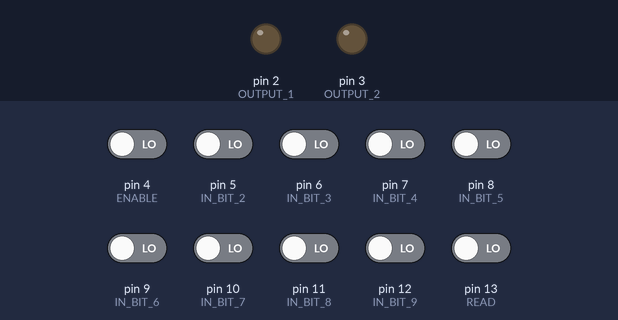
Bench run of a sketch on a simulated Arduino Uno, built with avr-gcc and run on an emulated ATmega328P. Parts: output pins drawn as LEDs (lit = HIGH). Dashed ring = blinking. Inputs (shaded band) come from the test bench; at power-on: pin 4 (ENABLE), pin 5 (IN_BIT_2), pin 6 (IN_BIT_3), pin 7 (IN_BIT_4), pin 8 (IN_BIT_5), pin 9 (IN_BIT_6), pin 10 (IN_BIT_7), pin 11 (IN_BIT_8), pin 12 (IN_BIT_9), pin 13 (READ) LOW.

Above: at 1.2 s.
1.3 s: pin 4 (ENABLE) driven HIGH
At 1.41 s:
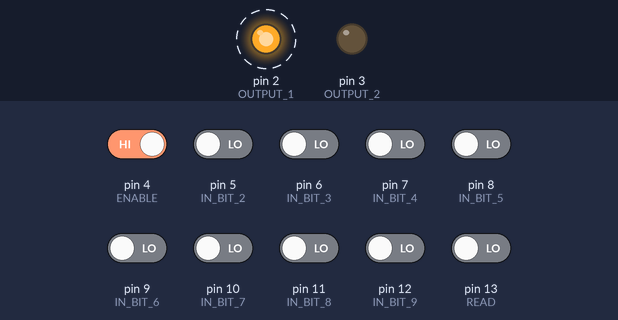
4.3 s: pin 13 (READ) driven HIGH
6.0 s: pin 4 (ENABLE) driven LOW
At 7.2 s:
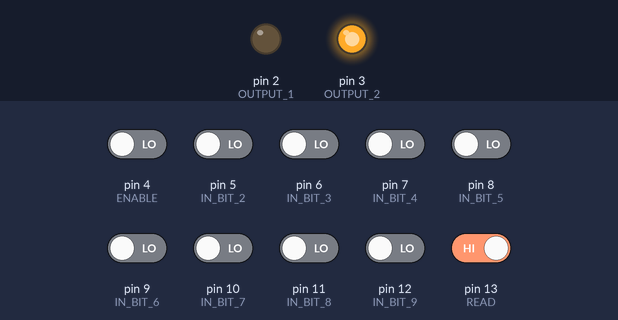
7.5 s: pin 4 (ENABLE) driven HIGH and pin 5 (IN_BIT_2) driven HIGH
At 7.6 s:
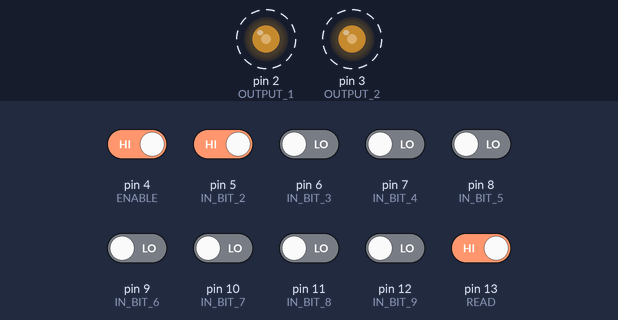
10.5 s: pin 6 (IN_BIT_3) driven HIGH
At 11.2 s:
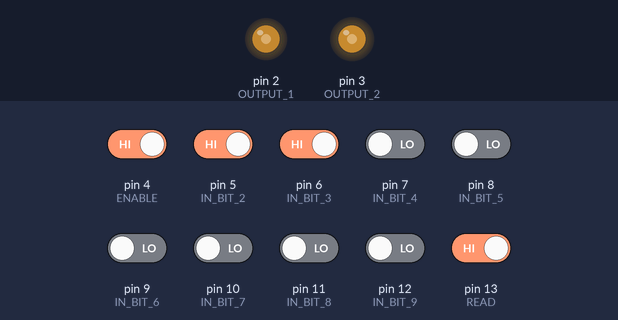
13.5 s: pin 7 (IN_BIT_4) driven HIGH
Timing chart, 0 to 62.9 s (numbered marks = the images above; inputs shaded):
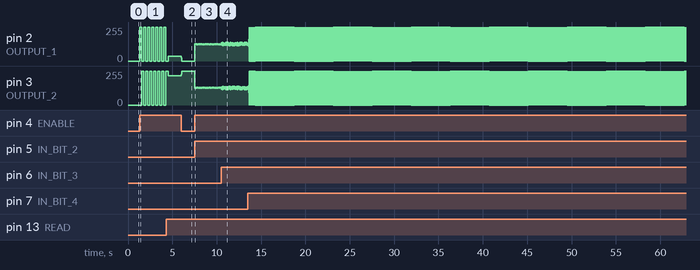

The sketch:

pokeEggHatcher.ino
```cpp
/* Output pins for the solenoid */
#define OUTPUT_1 2
#define OUTPUT_2 3

/* Input pins to set the delay time */
// We will always set bit 1 to LOW in order to make another pin available
#define IN_BIT_2 5
#define IN_BIT_3 6
#define IN_BIT_4 7
#define IN_BIT_5 8
#define IN_BIT_6 9
#define IN_BIT_7 10
#define IN_BIT_8 11
#define IN_BIT_9 12

/* Input to determine whether to read new delay time */
#define READ 13

/* Input to determine whether to run the bouncer */
#define ENABLE 4

/* Set up max runtime */
#define MAX_RUNTIME_MIN 90

/* Time control vars */
unsigned int delayTime;
unsigned int ms;
unsigned int seconds;
unsigned int minutes;

void calcRuntime();
unsigned int readInput();

void setup()
{
  delayTime = 228; // This seems good for bouncing an iPhone 6s-8
  ms = 0;
  seconds = 0;
  minutes = 0;

  pinMode(OUTPUT_1, OUTPUT);
  pinMode(OUTPUT_2, OUTPUT);
  pinMode(ENABLE, INPUT);
  pinMode(IN_BIT_2, INPUT);
  pinMode(IN_BIT_3, INPUT);
  pinMode(IN_BIT_4, INPUT);
  pinMode(IN_BIT_5, INPUT);
  pinMode(IN_BIT_6, INPUT);
  pinMode(IN_BIT_7, INPUT);
  pinMode(IN_BIT_8, INPUT);
  pinMode(IN_BIT_9, INPUT);
  pinMode(READ, INPUT);
}

void loop()
{
  bool enabled = digitalRead(ENABLE);

  // Setting this pin HIGH allows infinite runtime
  if(digitalRead(READ) == HIGH) {
    ms = 0;
    seconds = 0;
    minutes = 0;
    delayTime = readInput();
  }
  if(enabled && minutes < MAX_RUNTIME_MIN) {
    digitalWrite(OUTPUT_1, HIGH);
    digitalWrite(OUTPUT_2, LOW);
    delay(delayTime);
    digitalWrite(OUTPUT_1, LOW);
    digitalWrite(OUTPUT_2, HIGH);
    delay(delayTime);

    calcRuntime();
  }
  else if(!enabled && minutes >= MAX_RUNTIME_MIN) {
    ms = 0;
    seconds = 0;
    minutes = 0;
  }
}

void calcRuntime()
{
  ms += (2 * delayTime);
  if(ms >= 1000) {
    ms = 0;
    ++seconds;
  }
  if(seconds >= 60) {
    seconds = 0;
    ++minutes;
  }
}

unsigned int readInput()
{
  byte input[] = { digitalRead(IN_BIT_9),
                   digitalRead(IN_BIT_8),
                   digitalRead(IN_BIT_7),
                   digitalRead(IN_BIT_6),
                   digitalRead(IN_BIT_5),
                   digitalRead(IN_BIT_4),
                   digitalRead(IN_BIT_3),
                   digitalRead(IN_BIT_2),
                   LOW }; // LSB is permanantly set LOW to free up a pin
  unsigned int num = 0;
  byte size = sizeof(input) / sizeof(byte);
  for (byte i = 0; i < size; ++i) {
        unsigned int temp = (input[i] << (size - i - 1));
        num += temp;
  }
  return num;
}
```

Measured:
- after the input at 1.3 s, pin 2 (OUTPUT_1): alternates 255/255 for 0.23 s and 0/255 for 0.23 s, starting at once; pin 3 (OUTPUT_2): alternates 255/255 for 0.23 s and 0/255 for 0.23 s, starting after 0.23 s
- after the input at 6.0 s, pin 2 (OUTPUT_1): 34/255 → 0/255 at once; pin 3 (OUTPUT_2): 221/255 → 255/255 at once
- after the input at 7.5 s, pin 2 (OUTPUT_1): alternates 128/255 for 0.10 s and 122/255 for 0.08 s, starting after 0.05 s; pin 3 (OUTPUT_2): alternates 133/255 for 0.08 s and 127/255 for 0.10 s, starting after 0.05 s
